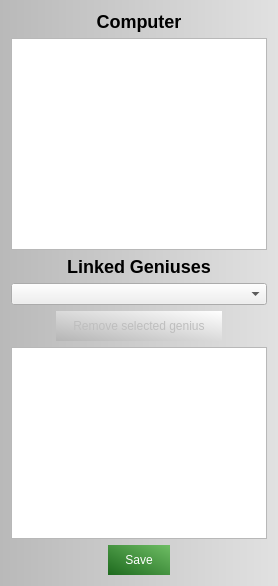
<?xml version="1.0" encoding="UTF-8"?>
<ui version="4.0">
 <class>EditRelationCG</class>
 <widget class="QDialog" name="EditRelationCG">
  <property name="geometry">
   <rect>
    <x>0</x>
    <y>0</y>
    <width>278</width>
    <height>586</height>
   </rect>
  </property>
  <property name="windowTitle">
   <string>Edit Relationship</string>
  </property>
  <property name="windowIcon">
   <iconset>
    <normaloff>images/genius-icon.png</normaloff>
    <normalon>:/icons/images/genius-icon.png</normalon>images/genius-icon.png</iconset>
  </property>
  <property name="styleSheet">
   <string notr="true">#EditRelationCG{
background-color: qlineargradient(spread:pad, x1:0, y1:0, x2:1, y2:0, stop:0 rgba(185, 185, 185, 255), stop:1 rgba(225, 225, 225, 255));
}</string>
  </property>
  <layout class="QHBoxLayout" name="horizontalLayout">
   <item>
    <layout class="QVBoxLayout" name="verticalLayout_4">
     <item>
      <layout class="QVBoxLayout" name="verticalLayout_5">
       <item>
        <widget class="QLabel" name="label_3">
         <property name="text">
          <string>&lt;html&gt;&lt;head/&gt;&lt;body&gt;&lt;p align=&quot;center&quot;&gt;&lt;span style=&quot; font-size:x-large; font-weight:600;&quot;&gt;Computer&lt;/span&gt;&lt;/p&gt;&lt;/body&gt;&lt;/html&gt;</string>
         </property>
        </widget>
       </item>
       <item>
        <widget class="QListWidget" name="selectedComputerListWidget"/>
       </item>
      </layout>
     </item>
     <item>
      <layout class="QVBoxLayout" name="verticalLayout_6">
       <item>
        <widget class="QLabel" name="label_4">
         <property name="text">
          <string>&lt;html&gt;&lt;head/&gt;&lt;body&gt;&lt;p align=&quot;center&quot;&gt;&lt;span style=&quot; font-size:x-large; font-weight:600;&quot;&gt;Linked Geniuses&lt;/span&gt;&lt;/p&gt;&lt;/body&gt;&lt;/html&gt;</string>
         </property>
        </widget>
       </item>
       <item>
        <widget class="QComboBox" name="allGeniusComboBox">
         <property name="currentText">
          <string/>
         </property>
        </widget>
       </item>
       <item alignment="Qt::AlignHCenter">
        <widget class="QPushButton" name="pushButtonRemoveGenius">
         <property name="enabled">
          <bool>false</bool>
         </property>
         <property name="styleSheet">
          <string notr="true">#pushButtonRemoveGenius {
	padding: 6px 15px;
	background-color: qlineargradient(spread:pad, x1:0, y1:1, x2:1, y2:0, stop:0 rgba(181, 181, 181, 255), stop:1 rgba(255, 255, 255, 255));
	border: 2px solid;
	border-color: transparent;
	border-radius: 16px;
}

#pushButtonRemoveGenius::enabled {
	background-color: qlineargradient(spread:pad, x1:0, y1:1, x2:1, y2:0, stop:0 rgba(117, 34, 34, 255), stop:1 rgba(255, 48, 48, 255));
	color: white;
}

#pushButtonRemoveComputer::enabled::hover {
	background-color: qlineargradient(spread:pad, x1:0, y1:1, x2:1, y2:0, stop:0 rgba(74, 21, 21, 255), stop:1 rgba(255, 48, 48, 255));
}</string>
         </property>
         <property name="text">
          <string>Remove selected genius</string>
         </property>
        </widget>
       </item>
       <item>
        <widget class="QListWidget" name="linkedGeniusesListWidget"/>
       </item>
      </layout>
     </item>
     <item alignment="Qt::AlignHCenter">
      <widget class="QPushButton" name="pushButtonSaveRelationCG">
       <property name="styleSheet">
        <string notr="true">#pushButtonSaveRelationCG{
	color: rgb(255, 255, 255);
	background-color: qlineargradient(spread:pad, x1:0, y1:1, x2:1, y2:0, stop:0.0149254 rgba(31, 107, 31, 255), stop:1 rgba(110, 189, 100, 255));
	padding: 6px 15px;
	border: 2px solid;
	border-color: transparent;
	border-radius: 16px;
}

#pushButtonSaveRelationCG::hover {
	background-color: qlineargradient(spread:pad, x1:0, y1:1, x2:1, y2:0, stop:0.0149254 rgba(10, 35, 10, 255), stop:1 rgba(110, 189, 100, 255));
}</string>
       </property>
       <property name="text">
        <string>Save</string>
       </property>
      </widget>
     </item>
    </layout>
   </item>
  </layout>
 </widget>
 <resources/>
 <connections/>
</ui>
